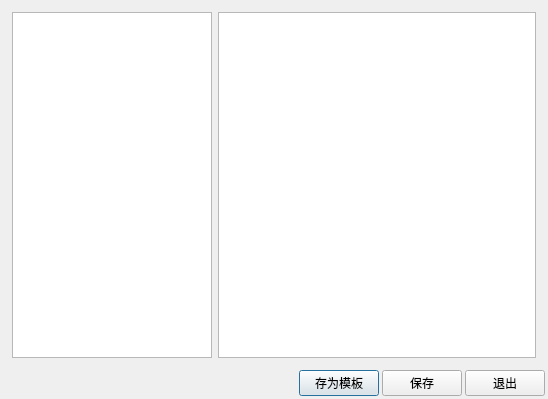
<?xml version="1.0" encoding="UTF-8"?>
<ui version="4.0">
 <class>ReportDialog</class>
 <widget class="QDialog" name="ReportDialog">
  <property name="geometry">
   <rect>
    <x>0</x>
    <y>0</y>
    <width>548</width>
    <height>399</height>
   </rect>
  </property>
  <property name="windowTitle">
   <string>Dialog</string>
  </property>
  <layout class="QVBoxLayout" name="verticalLayout_2">
   <property name="spacing">
    <number>3</number>
   </property>
   <property name="leftMargin">
    <number>3</number>
   </property>
   <property name="topMargin">
    <number>3</number>
   </property>
   <property name="rightMargin">
    <number>3</number>
   </property>
   <property name="bottomMargin">
    <number>3</number>
   </property>
   <item>
    <widget class="QWidget" name="widget" native="true">
     <layout class="QHBoxLayout" name="horizontalLayout">
      <item>
       <widget class="QTableView" name="templateView">
        <property name="maximumSize">
         <size>
          <width>200</width>
          <height>16777215</height>
         </size>
        </property>
        <property name="contextMenuPolicy">
         <enum>Qt::CustomContextMenu</enum>
        </property>
        <property name="selectionMode">
         <enum>QAbstractItemView::SingleSelection</enum>
        </property>
        <property name="selectionBehavior">
         <enum>QAbstractItemView::SelectRows</enum>
        </property>
        <property name="cornerButtonEnabled">
         <bool>false</bool>
        </property>
        <attribute name="horizontalHeaderCascadingSectionResizes">
         <bool>true</bool>
        </attribute>
        <attribute name="horizontalHeaderHighlightSections">
         <bool>false</bool>
        </attribute>
        <attribute name="verticalHeaderVisible">
         <bool>false</bool>
        </attribute>
        <attribute name="verticalHeaderHighlightSections">
         <bool>false</bool>
        </attribute>
       </widget>
      </item>
      <item>
       <widget class="QPlainTextEdit" name="plainTextEdit"/>
      </item>
     </layout>
    </widget>
   </item>
   <item>
    <layout class="QHBoxLayout" name="horizontalLayout_2">
     <item>
      <spacer name="horizontalSpacer">
       <property name="orientation">
        <enum>Qt::Horizontal</enum>
       </property>
       <property name="sizeHint" stdset="0">
        <size>
         <width>40</width>
         <height>20</height>
        </size>
       </property>
      </spacer>
     </item>
     <item>
      <widget class="QPushButton" name="save">
       <property name="text">
        <string>存为模板</string>
       </property>
      </widget>
     </item>
     <item>
      <widget class="QPushButton" name="ok">
       <property name="text">
        <string>保存</string>
       </property>
      </widget>
     </item>
     <item>
      <widget class="QPushButton" name="cancel">
       <property name="text">
        <string>退出</string>
       </property>
      </widget>
     </item>
    </layout>
   </item>
  </layout>
  <action name="actionDelete">
   <property name="text">
    <string>Delete</string>
   </property>
  </action>
 </widget>
 <resources/>
 <connections/>
</ui>
